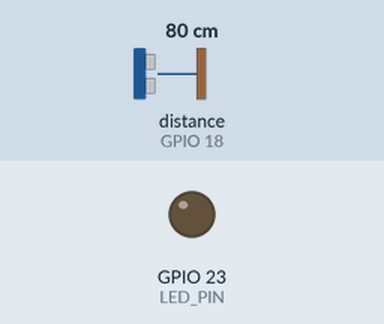
This sketch was run on a simulated ESP32. On the bench: output pins drawn as LEDs (lit = HIGH). Wiring (inferred from the names in the program): ultrasonic range finder: trigger GPIO 5; echo GPIO 18. Dashed ring = blinking. Inputs (shaded band) come from the test bench; at power-on: distance to the obstacle (sensor on GPIO 18) 80 cm. The echo pulse lasts 58.3 µs per cm; WiFi joins after 1.5 s; servers stay silent unless stated; pins used as bus, display or sensor lines are not drawn; what the sketch prints to the serial monitor is not drawn.

Above: at 2.7 s.
2.8 s: distance to the obstacle (sensor on GPIO 18) set to 12 cm
4.3 s: distance to the obstacle (sensor on GPIO 18) set to 9 cm
At 4.62 s:
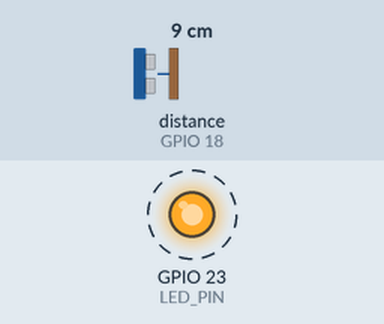
7.4 s: distance to the obstacle (sensor on GPIO 18) set to 18 cm
At 8.2 s:
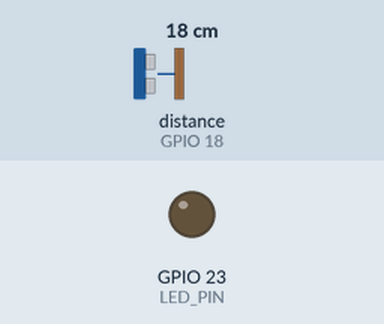
8.9 s: distance to the obstacle (sensor on GPIO 18) set to 2 cm
At 9.8 s:
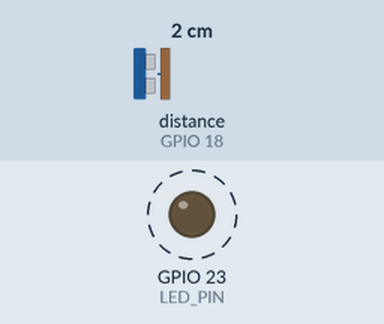
Timing chart, 0 to 13.0 s (numbered marks = the images above; inputs shaded):
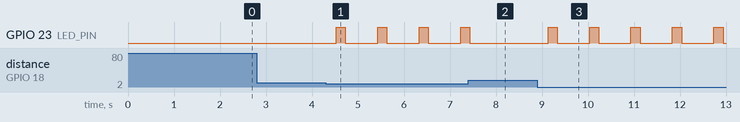

The sketch:

project1.ino
```cpp
#include <WiFi.h>
#include "ThingSpeak.h"

const char* WIFI_SSID = "ITS-WIFI-TW2";
const char* WIFI_PASSWORD = "itssurabaya";
unsigned long myChannelNumber = 3095443; // ThingSpeak Channel ID
const char* myWriteAPIKey = "ECIESYMXS3TKRFF1";
// ThingSpeak Write API Key

// Pin definitions
const int TRIG_PIN = 5;  // ESP32 pin connected to the Trig pin of the sensor
const int ECHO_PIN = 18; // ESP32 pin connected to the Echo pin of the sensor
const int LED_PIN = 23;  // ESP32 pin connected to the LED

// Variables for distance calculation
long duration;
float distance_cm;

// ThingSpeak client
WiFiClient client;

// Timer for ThingSpeak updates (ThingSpeak has a 15-second limit for free accounts)
unsigned long lastUpdateTime = 0;
const long updateInterval = 20000; // 20 seconds

void setup() {
  Serial.begin(115200); // Start serial communication for debugging

  // Set pin modes
  pinMode(TRIG_PIN, OUTPUT);
  pinMode(ECHO_PIN, INPUT);
  pinMode(LED_PIN, OUTPUT);

  // Connect to WiFi
  Serial.print("Connecting to WiFi...");
  WiFi.begin(WIFI_SSID, WIFI_PASSWORD);
  while (WiFi.status() != WL_CONNECTED) {
    delay(500);
    Serial.print(".");
  }
  Serial.println("\nWiFi connected!");

  // Initialize ThingSpeak
  ThingSpeak.begin(client);
}

void loop() {
  // --- 1. Measure Distance ---
  // Clear the TRIG_PIN condition
  digitalWrite(TRIG_PIN, LOW);
  delayMicroseconds(2);

  // Send a 10 microsecond pulse to trigger the sensor
  digitalWrite(TRIG_PIN, HIGH);
  delayMicroseconds(10);
  digitalWrite(TRIG_PIN, LOW);

  // Read the echo pulse duration
  duration = pulseIn(ECHO_PIN, HIGH);

  // Calculate the distance in centimeters
  // Speed of sound = 343 m/s or 0.0343 cm/µs
  // The pulse travels there and back, so we divide by 2
  distance_cm = duration * 0.0343 / 2;

  // Print the distance to the Serial Monitor
  Serial.print("Distance: ");
  Serial.print(distance_cm);
  Serial.println(" cm");

  // --- 2. Control the LED ---
  if (distance_cm < 10 && distance_cm > 0) {
    // If distance is less than 10 cm, blink the LED
    Serial.println("Object is too close! Blinking LED.");
    digitalWrite(LED_PIN, HIGH);
    delay(200);
    digitalWrite(LED_PIN, LOW);
    delay(200);
  } else {
    // Otherwise, turn the LED off
    digitalWrite(LED_PIN, LOW);
  }

  // --- 3. Send data to ThingSpeak ---
  // Check if it's time to send data (to avoid spamming the server)
  if (millis() - lastUpdateTime > updateInterval) {
    // Set the field you want to update
    ThingSpeak.setField(1, distance_cm);

    // Write to the ThingSpeak channel
    int httpCode = ThingSpeak.writeFields(myChannelNumber, myWriteAPIKey);

    if (httpCode == 200) {
      Serial.println("Data sent to ThingSpeak successfully.");
    } else {
      Serial.println("Error sending data to ThingSpeak. HTTP error code: " + String(httpCode));
    }
    lastUpdateTime = millis(); // Update the timer
  }

  delay(500); // Small delay to make the loop more stable
}
```

Measured:
- the behaviour switches between 11 and 10 cm on distance to the obstacle (sensor on GPIO 18) (found by bisection; images 0 and 1)
- after the input at 2.8 s, every drawn part: stays the same
- after the input at 4.3 s, GPIO 23 (LED_PIN): alternates HIGH for 0.20 s and LOW for 0.70 s, starting after 0.22 s
- after the input at 7.4 s, GPIO 23 (LED_PIN): goes on until 7.4 s, then stays LOW
- after the input at 8.9 s, GPIO 23 (LED_PIN): alternates HIGH for 0.20 s and LOW for 0.70 s, starting after 0.23 s
